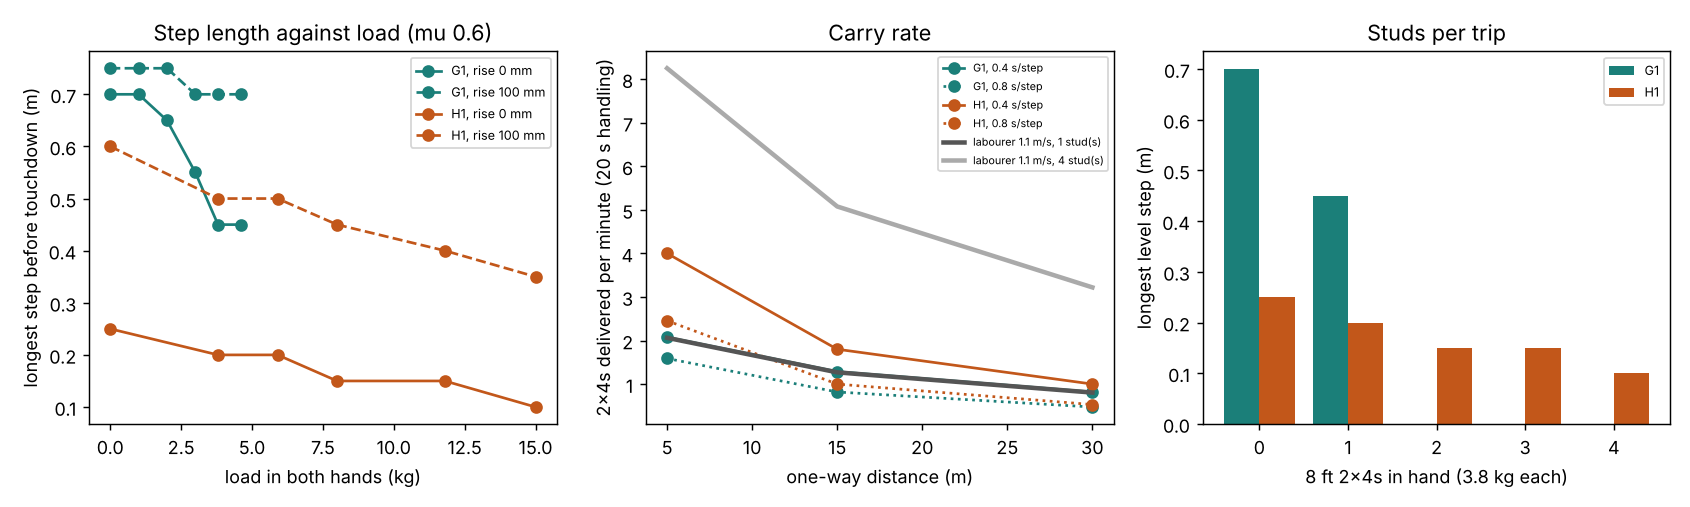

Write Python code to recreate this figure.
"""Figure from results.json: longest level step against load, and robot vs labourer carry rate."""
import json
from pathlib import Path

import matplotlib
matplotlib.use("Agg")
import matplotlib.pyplot as plt

HERE = Path(__file__).resolve().parent
R = json.loads((HERE / "results.json").read_text())

fig, ax = plt.subplots(1, 3, figsize=(13, 3.9))
for n, col in (("g1", "#1b7f79"), ("h1", "#c2571a")):
    env = R["envelope"][n]
    masses = sorted({float(k.split("|")[0]) for k in env})
    for s, ls in ((0.0, "-"), (0.1, "--")):
        pts = [(m, env[f"{m}|{s}"]["L"]) for m in masses if env[f"{m}|{s}"]["L"] is not None]
        ax[0].plot(*zip(*pts), ls, marker="o", color=col, label=f"{n.upper()}, rise {int(s * 1000)} mm")
ax[0].set_xlabel("load in both hands (kg)")
ax[0].set_ylabel("longest step before touchdown (m)")
ax[0].set_title("Step length against load (mu 0.6)")
ax[0].legend(fontsize=7)

dists = [5, 15, 30]
for n, col in (("g1", "#1b7f79"), ("h1", "#c2571a")):
    for T, ls in (("T=0.4", "-"), ("T=0.8", ":")):
        row = R["rates"][n][T]
        ax[1].plot(dists, [row[f"{d}|20"]["robot"] for d in dists], ls, marker="o", color=col, label=f"{n.upper()}, {T[2:]} s/step")
lab = R["rates"]["g1"]["T=0.4"]
for ln, ls in (("1", "#555"), ("4", "#aaa")):
    ax[1].plot(dists, [lab[f"{d}|20"]["labourer"][f"1.1|{ln}"] for d in dists], "-", color=ls, lw=2.5, label=f"labourer 1.1 m/s, {ln} stud(s)")
ax[1].set_xlabel("one-way distance (m)")
ax[1].set_ylabel("2x4s delivered per minute (20 s handling)")
ax[1].set_title("Carry rate")
ax[1].legend(fontsize=6)

for n, col in (("g1", "#1b7f79"), ("h1", "#c2571a")):
    lm = R["rates"][n]["lmax_by_pieces"]
    ks = [int(k) for k, v in lm.items() if v]
    ax[2].bar([k + (0.2 if n == "h1" else -0.2) for k in ks], [lm[str(k)] for k in ks], 0.4, color=col, label=n.upper())
ax[2].set_xlabel("8 ft 2x4s in hand (3.8 kg each)")
ax[2].set_ylabel("longest level step (m)")
ax[2].set_title("Studs per trip")
ax[2].legend(fontsize=7)
fig.tight_layout()
fig.savefig(HERE / "figure.png", dpi=130)
print("ok")
